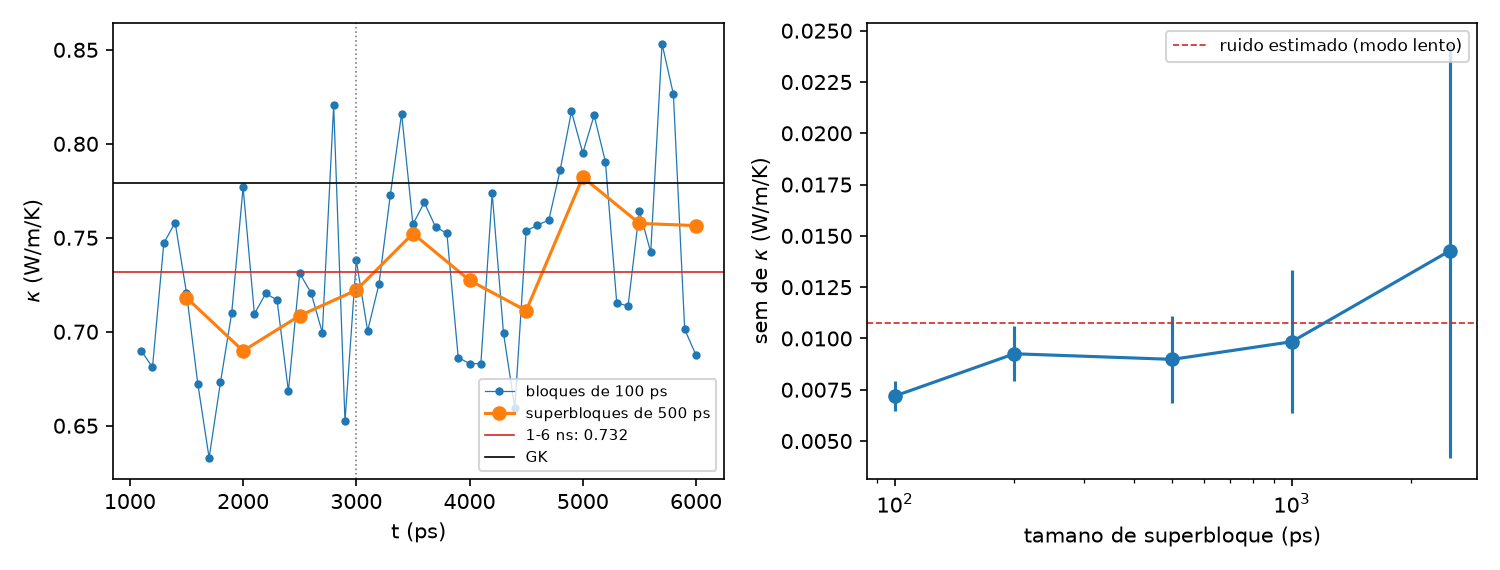

Write Python code to recreate this figure.
"""Ruido real de kappa NEMD en L = 419 A, Q = 0.5 eV/ps (tag L8, tramos 1-6 = 6 ns; se descarta 1 ns).
Pregunta: el error por superbloques de 500 ps (+-0.007 con 2 ns) estaba subestimado? El ruido estimado por el modo termico
mas lento daba +-0.017 para 2 ns (-> ~+-0.011 para 5 ns si escala con 1/sqrt(t)).
Mismo procedimiento que analiza_nemd.py (perfil medio, recta en el 60 % central de cada mitad, J = Q/(2A)).
1) verificacion de la serie (bloques de 100 ps contiguos, sin repetidos)
2) kappa con 1-3 ns (como antes), 3-6 ns (nuevo) y 1-6 ns
3) analisis de bloqueo: sem con superbloques de m = 1, 2, 5, 10, 25 bloques (100 ps - 2.5 ns)
4) autocorrelacion lag-1 de kappa por bloque de 100 ps y por superbloque de 500 ps
Uso (desde nemd/): python ruido_L8.py -> ruido_L8.txt, ruido_L8.png"""
import glob, re, numpy as np, matplotlib; matplotlib.use("Agg"); import matplotlib.pyplot as plt
Q=0.5; W=10.0; VMEAN=143891.93343795; A=VMEAN**(2/3); CONV=1.602176634e-19/1e-12/1e-10/2; TEQ=1000.0; FR=0.6
GK=(0.779,0.017); EST2NS=0.017   # GK mismo vidrio; ruido estimado (modo lento) para 2 ns
def leer(tag):
    blk=[]
    for f in sorted(glob.glob(f"{tag}_p*_Tprof.dat"),key=lambda s:int(re.search(r"_p(\d+)_",s).group(1))):
        L=[l.split() for l in open(f) if not l.startswith("#")]; i=0
        while i<len(L):
            ts,nc=int(L[i][0]),int(L[i][1]); d=np.array(L[i+1:i+1+nc],float); blk.append((ts,d[:,1],d[:,3])); i+=1+nc
    box=[l for l in open(sorted(glob.glob(f"log.{tag}_p1.*"))[0]) if "orthogonal box" in l][-1]
    nums=[float(x) for x in re.findall(r"[-0-9.eE+]+",box.split("=")[1])]; return blk,nums[2],nums[5]-nums[2]
def kappa(z,T,z0,Lz):
    s=(z-(z0+W/2))%Lz; h=Lz/2; a=(1-FR)/2*h; g=[]
    for lo in (0,h):
        m=(s>lo+a)&(s<lo+h-a); g.append(abs(np.polyfit(s[m],T[m],1)[0]))
    return CONV*Q/(A*np.mean(g))
def ac1(x):
    x=np.asarray(x)-np.mean(x); return np.sum(x[1:]*x[:-1])/np.sum(x*x)
out=[]
blk,z0,Lz=leer("L8"); ts=np.array([b[0] for b in blk]); dts=np.diff(ts)
out.append(f"L8: {len(blk)} bloques, pasos {ts[0]}..{ts[-1]}, saltos entre bloques: {sorted(set(dts.tolist()))} (esperado [100000])")
t=ts*1e-3; z=blk[0][1]; P=np.array([b[2] for b in blk]); sel=t>TEQ; Ps=P[sel]; ns=len(Ps)
kb=np.array([kappa(z,p,z0,Lz) for p in Ps])   # kappa por bloque de 100 ps
def tramo(lo,hi):
    m=(t>lo)&(t<=hi); Pm=P[m]; k=kappa(z,Pm.mean(0),z0,Lz); nsb=len(Pm)//5
    ksb=[kappa(z,Pm[i*5:(i+1)*5].mean(0),z0,Lz) for i in range(nsb)]
    return k,np.std(ksb,ddof=1)/np.sqrt(nsb),nsb
for lo,hi,lab in ((1000,3000,"1-3 ns (datos de antes)"),(3000,6000,"3-6 ns (extension)"),(1000,6000,"1-6 ns (todo)")):
    k,e,nsb=tramo(lo,hi); out.append(f"{lab:26s} kappa = {k:.3f} +- {e:.3f} (sem de {nsb} superbloques de 500 ps)")
kA,eA,_=tramo(1000,3000); kB,eB,_=tramo(3000,6000)
out.append(f"diferencia (3-6) - (1-3) ns = {kB-kA:+.3f}  (con sem de superbloques: +- {np.hypot(eA,eB):.3f};"
           f" con ruido estimado {EST2NS:.3f}*sqrt(2/t): +- {np.hypot(EST2NS,EST2NS*np.sqrt(2/3)):.3f})")
ktot=kappa(z,Ps.mean(0),z0,Lz)
out.append(""); out.append(f"analisis de bloqueo ({ns} bloques de 100 ps, kappa del perfil medio = {ktot:.3f}):")
out.append("  m  tam.(ps)  n_sb   sem      sem/kappa   lag-1 entre superbloques")
MS=[1,2,5,10,25]; sems=[]
for m in MS:
    nsb=ns//m; ksb=np.array([kappa(z,Ps[i*m:(i+1)*m].mean(0),z0,Lz) for i in range(nsb)])
    e=np.std(ksb,ddof=1)/np.sqrt(nsb); sems.append((m,e,e/np.sqrt(2*(nsb-1)))); r=ac1(ksb) if nsb>3 else np.nan
    out.append(f"{m:3d} {m*100:8d} {nsb:5d}   {e:.4f}   {100*e/ktot:5.1f} %     {r:+.2f}")
out.append(f"lag-1 de kappa por bloque de 100 ps: {ac1(kb):+.2f}   (Q = 0.25 daba +0.59)")
out.append(f"ruido estimado (modo lento) escalado a {ns*0.1:.0f} ns: {EST2NS*np.sqrt(2/(ns*0.1)):.4f}")
out.append(f"referencia GK, mismo vidrio: {GK[0]} +- {GK[1]}")
fig,ax=plt.subplots(1,2,figsize=(10,3.8))
ax[0].plot(t[sel],kb,".-",lw=0.6,label="bloques de 100 ps")
nsb=ns//5; ax[0].plot(t[sel][4::5][:nsb],[kappa(z,Ps[i*5:(i+1)*5].mean(0),z0,Lz) for i in range(nsb)],"o-",label="superbloques de 500 ps")
ax[0].axhline(ktot,color="C3",lw=0.8,label=f"1-6 ns: {ktot:.3f}"); ax[0].axhline(GK[0],color="k",lw=0.8,label="GK")
ax[0].axvline(3000,color="gray",ls=":",lw=0.8); ax[0].set_xlabel("t (ps)"); ax[0].set_ylabel(r"$\kappa$ (W/m/K)"); ax[0].legend(fontsize=7)
m_,e_,ee_=map(np.array,zip(*sems)); ax[1].errorbar(m_*100,e_,ee_,fmt="o-")
ax[1].axhline(EST2NS*np.sqrt(2/(ns*0.1)),color="C3",ls="--",lw=0.8,label="ruido estimado (modo lento)")
ax[1].set_xscale("log"); ax[1].set_xlabel("tamano de superbloque (ps)"); ax[1].set_ylabel(r"sem de $\kappa$ (W/m/K)"); ax[1].legend(fontsize=8)
fig.tight_layout(); fig.savefig("ruido_L8.png",dpi=150)
open("ruido_L8.txt","w").write("\n".join(out)+"\n"); print("\n".join(out))
